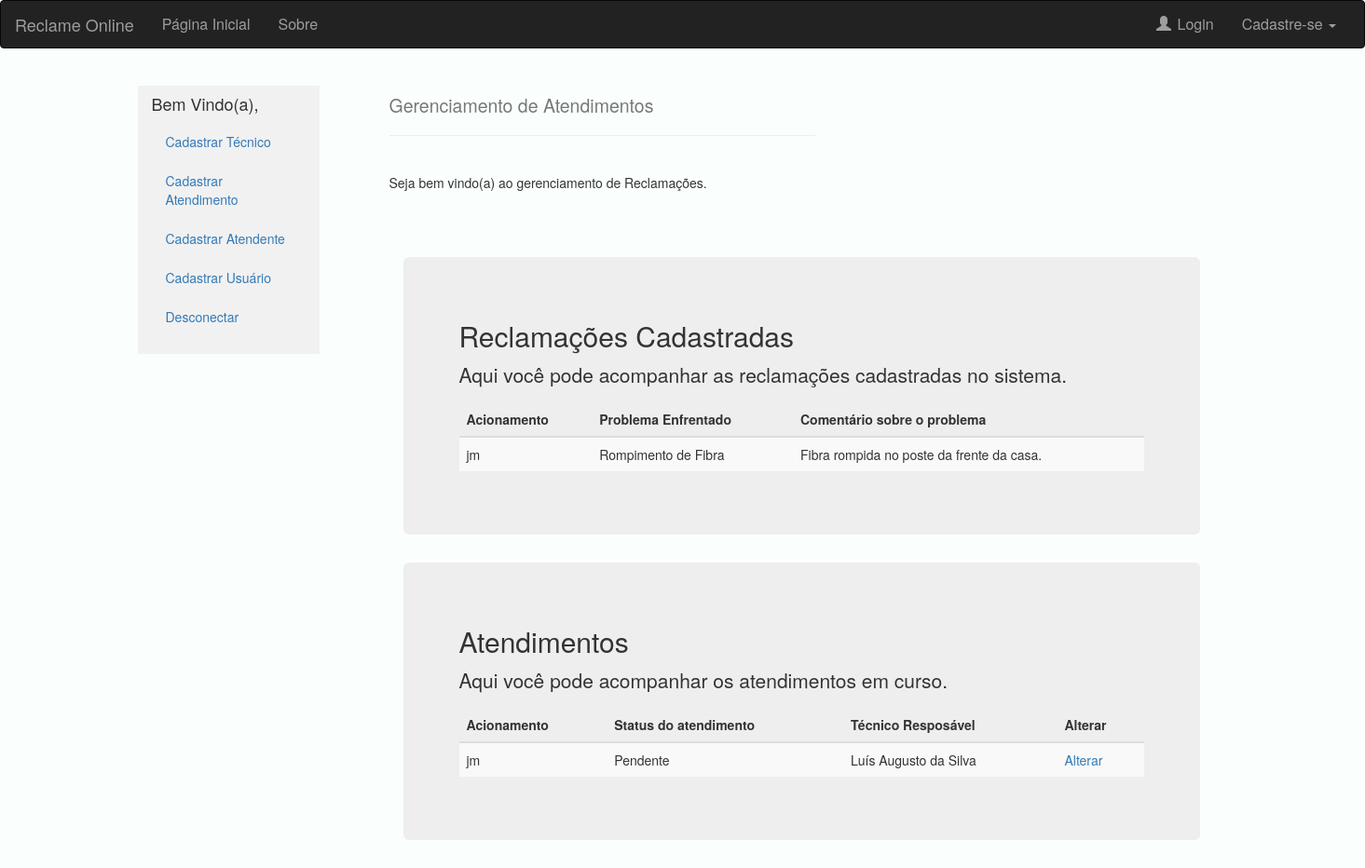
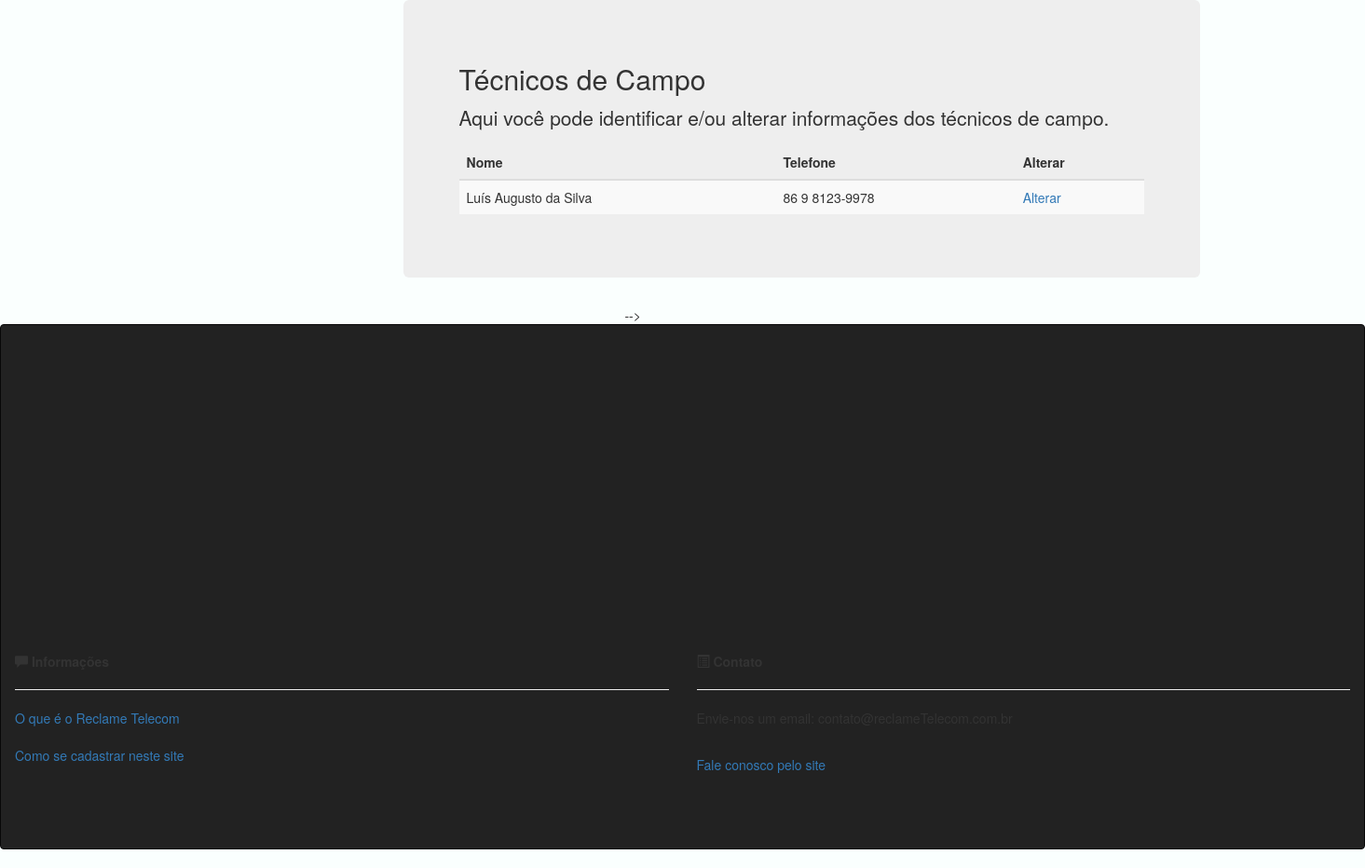
Screenshot of /interface_atendente/ with the database file from the repository (2 pictures, top to bottom).
### sistemaReclamacoes/models.py (models this page shows, shortened)
class reclamacao(models.Model):
	problemaEnfrentado = models.TextField()
	comentarioProblema = models.TextField()
	clienteReclamante = models.ForeignKey(User, on_delete = models.CASCADE, null=True)

class atendimento(models.Model):
	situacao = models.TextField(null=False)
	cliente = models.ForeignKey(User, on_delete = models.CASCADE, null=True)
	hora_inicio = models.DateTimeField(null=True)
	hora_fim = models.DateTimeField(null=True)
	tecnico_resposavel = models.ForeignKey(Tecnico_Campo, on_delete=models.CASCADE, null=True)

class Tecnico_Campo(models.Model):
	nome = models.TextField()
	dataNascimento = models.TextField(default='01/01/0000')
	endereco = models.TextField(default='...')
	telefone = models.TextField(default='3333-3333')
	cpf = models.TextField(null=True, default='12345678901')
	def __str__(self):
		return self.nome

### sistemaReclamacoes/views.py (the view)
# urls.py: url(r'^interface_atendente/', views.interface_atendente, name='interface_atendente.html'),
def interface_atendente(request, pk=None):
	reclama = reclamacao.objects.all()
	atend = atendimento.objects.all()
	cliente = Cliente.objects.all()
	tecnicoCampo = Tecnico_Campo.objects.all()
	for a in reclama:
		print (a.comentarioProblema)
	if pk:
		user = User.objetcs.get(pk)
	else:
		user = request.user
		args = {'user': user}
		return render (request, 'interface_atendente.html', {'args':args, 'reclama':reclama, 'cliente':cliente, 'atend':atend, 'tecnico_campo':tecnicoCampo})
	return render (request, 'interface_atendente.html', {'reclama':reclama, 'atend':atend, 'cliente':cliente,'tecnico_campo':tecnicoCampo})

### sistemaReclamacoes/templates/interface_atendente.html (shortened to what this page needs)
{% extends 'base.html' %}
{% block body %}
  <link rel="stylesheet" href="https://maxcdn.bootstrapcdn.com/bootstrap/3.3.7/css/bootstrap.min.css">
  <link rel="stylesheet" href="https://maxcdn.bootstrapcdn.com/bootstrap/3.4.0/css/bootstrap.min.css">
</head>
<body>
<div class="container">
  <div class="row content">
    <div class="col-sm-2 sidenav" style="margin-top: 20px;">
      <h4>Bem Vindo(a), {{user.username}}</h4>
      <ul class="nav nav-pills nav-stacked">
         <li><a href="/cadastro_tecnico_campo">Cadastrar Técnico</a></li>
         <li><a href="/cadastro_atendimento">Cadastrar Atendimento</a></li>
         <li><a href="/cadastro_atendente">Cadastrar Atendente</a></li>
         <li><a href="/cadastro_usuario">Cadastrar Usuário</a></li>
        <li><a href="/logout">Desconectar</a></li>
      </ul><br>
    </div>
    <div class="col-sm-5" style="margin-left: 60px;">
      <h2><small>Gerenciamento de Atendimentos</small></h2>
      <hr>
      <br>
      <p>Seja bem vindo(a) ao gerenciamento de Reclamações.</p>
      <br><br><br>
      <div class="container">
        <div class="jumbotron col-sm-9">
          <h2>Reclamações Cadastradas</h2>
          <p>Aqui você pode acompanhar as reclamações cadastradas no sistema.</p>
          <table class="table table-striped">
            <thead>
              <tr>
                <th>Acionamento</th>
                <th>Problema Enfrentado</th>
                <th>Comentário sobre o problema</th>
              </tr>
            </thead>
            <tbody>
              {% for a in reclama %}
              <tr>
                <td> {{  a.clienteReclamante }}  </td>
                <td> {{  a.problemaEnfrentado  }} </td>
                <td>  {{ a.comentarioProblema }} </td>
              </tr>
                {% endfor %}
            </tbody>
          </table>
        </div>
      </div>
      <div class="container">
            <div class="jumbotron col-sm-9">
              <h2>Atendimentos</h2>
              <p>Aqui você pode acompanhar os atendimentos em curso.</p>
              <table class="table table-striped">
                <thead>
                  <tr>
                    <th>Acionamento</th>
                    <th>Status do atendimento</th>
                    <th>Técnico Resposável</th>
                    <th>Alterar</th>
                  </tr>
                </thead>
                <tbody>
                    {% for b in atend %}
                    <tr>
                      <td> {{ b.cliente }} </td>
                      <td> {{ b.situacao }} </td>
                      <td> {{ b.tecnico_resposavel}} </td>
                      <td> <a href="/edicao_atendimento/{{b.id}}">Alterar</a></td>
                    </tr>
                    {% endfor %}
                </tbody>
              </table>
            </div>
          </div>
          <div class="container">
            <div class="jumbotron col-sm-9">
              <h2>Técnicos de Campo</h2>
              <p>Aqui você pode identificar e/ou alterar informações dos técnicos de campo.</p>
              <table class="table table-striped">
                <thead>
                  <tr>
                    <th>Nome</th>
                    <th>Telefone</th>
                    <th>Alterar</th>
                  </tr>
                </thead>
                <tbody>
                    {% for b in tecnico_campo %}
                    <tr>
                      <td> {{ b.nome }} </td>
                      <td> {{ b.telefone }} </td>
                      <td> <a href="/edicao_tecnico_campo/{{b.id}}">Alterar</a></td>
                    </tr>
                    {% endfor %}
                </tbody>
              </table>
            </div>
          </div>
      </div>
    </div>
  </div>
    <div class="col-sm-5" style="margin-left: 60px;">
          <div class="container">
            <div class="jumbotron col-sm-9">
              <h2>Eventos</h2>
              <p>Aqui você pode gerenciar os eventos em que está cadastrado.</p>
              <table class="table table-striped">
                <thead>
                  <tr>
                    <th>Nome</th>
                    <th>Data de Início</th>
                    <th>Data de Finalização</th>
                    <th>Local</th>
                  </tr>
                </thead>
              </table>
            </div>
          </div>
      </div>
-->
{% endblock %}

### sistemaReclamacoes/templates/interface_atendente.html (style rules this page uses)
.sidenav { background-color: #f1f1f1; height: 100%; }

### rows the page displays
reclamacao: clienteReclamante "jm", problemaEnfrentado "Rompimento de Fibra", comentarioProblema "Fibra rompida no poste da frente da casa."
atendimento: cliente "jm", situacao "Pendente", tecnico_resposavel "Luís Augusto da Silva"
Tecnico_Campo: nome "Luís Augusto da Silva", telefone "86 9 8123-9978"
